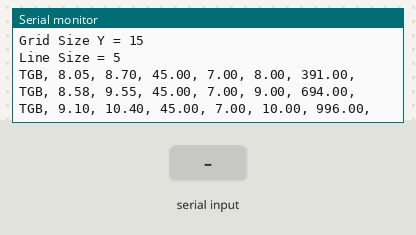
The sketch below on a simulated Arduino Uno, built with avr-gcc and run on an emulated ATmega328P. On the bench: the last lines printed to the serial monitor. Inputs (shaded band) come from the test bench. Random numbers use the default seed unless the sketch sets one.

Above: at 1.2 s.
1.3 s: "90,45\n" received over Serial
At 1.82 s:
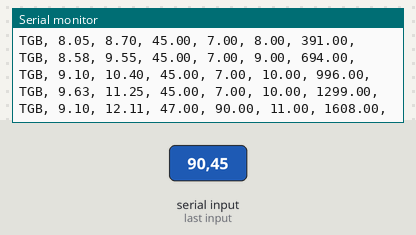
2.8 s: "30,150\n" received over Serial
At 3.34 s:
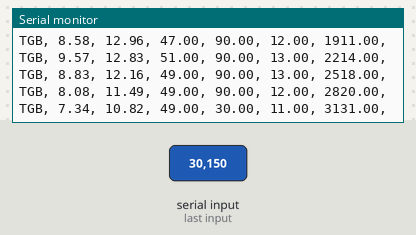
Timing chart, 0 to 5.8 s (numbered marks = the images above; inputs shaded):
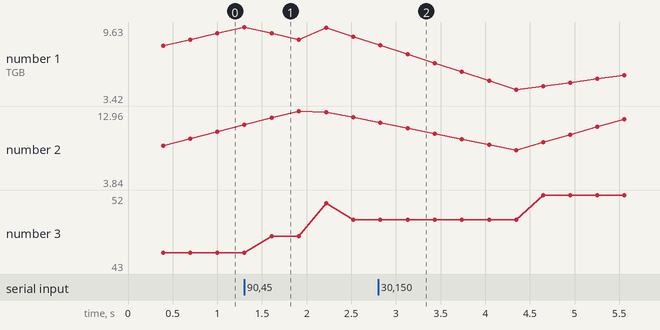

The sketch:

TFB.ino
```cpp
 class Tile {
  public:
    bool isSolid = false;
};

//https://store.steampowered.com/app/1718240/Beaver_Clicker/
#include <Wire.h>
#include <SPI.h>
//#include <Adafruit_BMP280.h>
//#include <NMEAGPS.h>

using namespace std;

/*Adafruit_BMP280 bmp; // use I2C interface
Adafruit_Sensor *bmp_temp = bmp.getTemperatureSensor();
Adafruit_Sensor *bmp_pressure = bmp.getPressureSensor();*/

static const int RXPin = 4, TXPin = 3;

float temp;
float pressure;

///////////////////////////////////////////////////////////////////////////////////////////////////////////

#define gridSizeX 15
#define gridSizeY 15
Tile tiles [gridSizeX][gridSizeY];

int lLineCollum, rLineCollum;
#define lineFromWall 4
#define lineWidth 5
#define lineChonk 2
float ballX = 0, ballY = 0;
int tileBallX, tileBallY;

float angle = 45;
float xVel, yVel;
#define speed 1
#define delayTime 300

int lLineTiles [lineWidth];
int rLineTiles [lineWidth];
int computerLineMove;
int desiredAiPos;
int lLinePos;
int rLinePos;

////////////////////////////////////////////////////////////////////////////

#define comCallsign "TSB, "
#define pongCallsign "TGB, "
#define Callsign "TFB, "

void setup() {
  Serial.begin(9600); // begin transmission
  while ( !Serial )    // wait for native usb
  {
    Serial.println("usb missing");
    delay(100);
  }
  Serial.println("usb connected");

  //InitBMP();

  SetupMap();
  //pinMode(6, OUTPUT);
  Serial.println();
  //Serial.println("Callsign, BMPTemp, LMTemp, NTCTemp, BMPPressure, MPXPressure, BMPCalculatedAltitude, Uptime");
  Serial.println("pong");
  Serial.println("PongCallsign, BallPosX, BallPosY, BallAngle, GroundPaddlePos, CansatPaddlePos");
  PrintMapData();
}
void PrintMapData()
{
  Serial.print("Grid Size X = "); Serial.println(gridSizeX);
  Serial.print("Grid Size Y = "); Serial.println(gridSizeY);
  Serial.print("Line Size = "); Serial.println(lineWidth);
}
void loop() {
  /*ReadBMP();
  float d[] = {
    temp,
    ReadLM(0, 1), //offset, sensitivity
    ReadNTC(0, 1), //off, grad
    pressure,
    ReadMPX(),
    BMPAltutude(991),
    millis()
  };
  PrintData(Callsign, d, 7);*/

  Communicate();
  MoveLines();
  MoveBall();
  delay(delayTime);
  //PrintMap();

  float ballData[] = {
    ballX,
    ballY,
    angle,
    computerLineMove,
    desiredAiPos,
    millis()
  };
  PrintData(pongCallsign, ballData, 6);
}

#pragma region pong
void SetupMap()
{
  for (int x = 0; x < gridSizeX; x++){
    for (int y = 0; y < gridSizeY; y++){
      if((x == 0 || x == gridSizeX-1) || (y == 0 || y == gridSizeY-1)) tiles[x][y].isSolid = true; // sets the tiles on the edges to solid blocks
    }
  }
  InstertLines();
  SetupBall();
  //PrintMap();
}
void InstertLines()
{
  // set the collums where the lines will be placed
  lLineCollum = lineFromWall-1;
  rLineCollum = gridSizeX - lineFromWall;

  // set position of the lines to the middle tile
  int middleTile = gridSizeY/2;
  lLinePos = middleTile; rLinePos = middleTile;
  computerLineMove = lLinePos;

  int distFromEdge = (gridSizeY-lineWidth)/2; // finds how far the lines will be from the edges

  int i = 0;
  for (int y = 0; y < gridSizeY; y++){ // loop through the y axis
    if(y > distFromEdge-1 && y < gridSizeY-distFromEdge){
      //tiles[lLineCollum][y].isSolid = true;
      lLineTiles[i] = y;
      tiles[rLineCollum][y].isSolid = true;
      rLineTiles[i] = y;

      i++;
    }
  }
}
void SetupBall(){
  // set the ball to the middle of the screen
  ballX = gridSizeX/2;
  ballY = gridSizeY/2;
  //set the velocity of the ball
  xVel = cos(angle) * speed;
  yVel = sin(angle) * speed;

  MoveLines();
  MoveBall();
}

void PrintMap() { //solely for debugging
  for (int y = 0; y < gridSizeY; y++){
    Serial.println(); // new line for each row of tiles in the grid (y).
    for (int x = 0; x < gridSizeX; x++){
      Tile t = tiles[x][y];
      if(t.isSolid) Serial.print(" # ");
      else          Serial.print(" . ");
    }
  }
  Serial.println(); // new line for actual data
}

void MoveBall(){
  float nextXPos = (ballX+xVel);
  float nextYPos = (ballY+yVel);
  if(nextYPos <= 1 || nextYPos >= gridSizeY-2)  // flip if next position is a wall
  {
    yVel *= -1;
    angle = RandomAngle(angle);
  }
  if(tileBallX == 1 || tileBallX == gridSizeX-2) // check if ball has hit goal
  {
    // set ball to center
    ballX = gridSizeX/2;
    ballY = gridSizeY/2;
  }

  // check if ball hits the right line
  if(tileBallX >= rLineCollum-1 && Normalize(xVel) == 1){
    xVel *= -1; // flip
    angle = RandomAngle(angle);
  }
  // check if ball hits the left line
  if(tileBallX <= lLineCollum+1 && Normalize(xVel) == -1){
    xVel *= -1; // flip
    angle = RandomAngle(angle);
  }

  ballX += xVel;
  ballY += yVel;
  //set the tile representing the ball to the ball's closest tile
  tileBallX = (int)(ballX+0.5f);
  tileBallY = (int)(ballY+0.5f);

  tiles[tileBallX][tileBallY].isSolid = true;
}

float RandomAngle(float origAngle)
{
  float n = random(-5, 5);

  int xVelAbs = Normalize(xVel);
  int yVelAbs = Normalize(yVel);

  xVel = cos(angle) * xVelAbs * speed;
  yVel = sin(angle) * yVelAbs * speed;

  return origAngle + n;
}

void MoveLines()
{
  #pragma region groundLine
  for (int i = 0; i < lineWidth; i++){
    tiles[lLineCollum][lLineTiles[i]].isSolid = false; // disable the tiles for the line temporarily
    lLineTiles[i] -= lLinePos-computerLineMove; // move tiles based on input
    tiles[lLineCollum][lLineTiles[i]].isSolid = true; // enable the new tiles
  }
  lLinePos = computerLineMove;
  #pragma endregion groundLine

  #pragma region aiLine
  desiredAiPos = tileBallY;
  if(desiredAiPos < lineWidth-1-lineChonk && desiredAiPos > lineChonk){
    for (int j = 0; j < lineWidth; j++){
      tiles[rLineCollum][rLineTiles[j]].isSolid = false; // disable the tiles for the line temporarily
      rLineTiles[j] -= rLinePos-desiredAiPos; // move tiles based on input
      tiles[rLineCollum][rLineTiles[j]].isSolid = true; // enable the new tiles
    }
  }
  rLinePos = desiredAiPos;
  #pragma endregion aiLine
}

void Communicate() {
  //Serial.println("Hello World!");
  String val;
  while (Serial.available() > 0) {
    val = val + (char)Serial.read(); // read data byte by byte and store it
    delay(1);
  }
  /*bool containsPingsign = val.indexOf("ping") >= 0; // check for the callsigs
  if(containsPingsign)
  {
    float d[] = {
        millis()
    };
    PrintData("", d, 1);
    Serial.println(val);
  }*/
  //bool containsCallsign = val.indexOf(comCallsign) >= 0; // check for the callsigs
  //Serial.print(val + "repeater");
  //bool containsCallsign = val.substring(0) == comCallsign; // check for the callsigs
  //if(containsCallsign)

    //val.remove(0, 7);
    //val.remove(5,val.length()-5);
    //val.remove(0, val.length()-11);
    //Serial.println(val);
    //val.remove(val.length()-1, 1);
    float n = val.toFloat(); // converts the input to a number (returns 0 if input was a string)

    //Serial.print(n);
    //Serial.print(val);
    if (n != 0) {
      computerLineMove = (int)n;
    }
}
#pragma endregion pong

void PrintData(String callsign, float data[], int length){
  Serial.println();
  Serial.print(callsign);

  for(int i = 0; i < length; i++)
  {
    Serial.print(data[i]);
    Serial.print(", ");
  }
}

int Normalize(float n){
  if(n >= 0)  return 1;
  else        return -1;
}
```

Measured:
- after the input at 1.3 s, the serial monitor: prints a new line after 0.31 s (image 1)
- after the input at 2.8 s, the serial monitor: prints a new line after 0.33 s (image 2)
